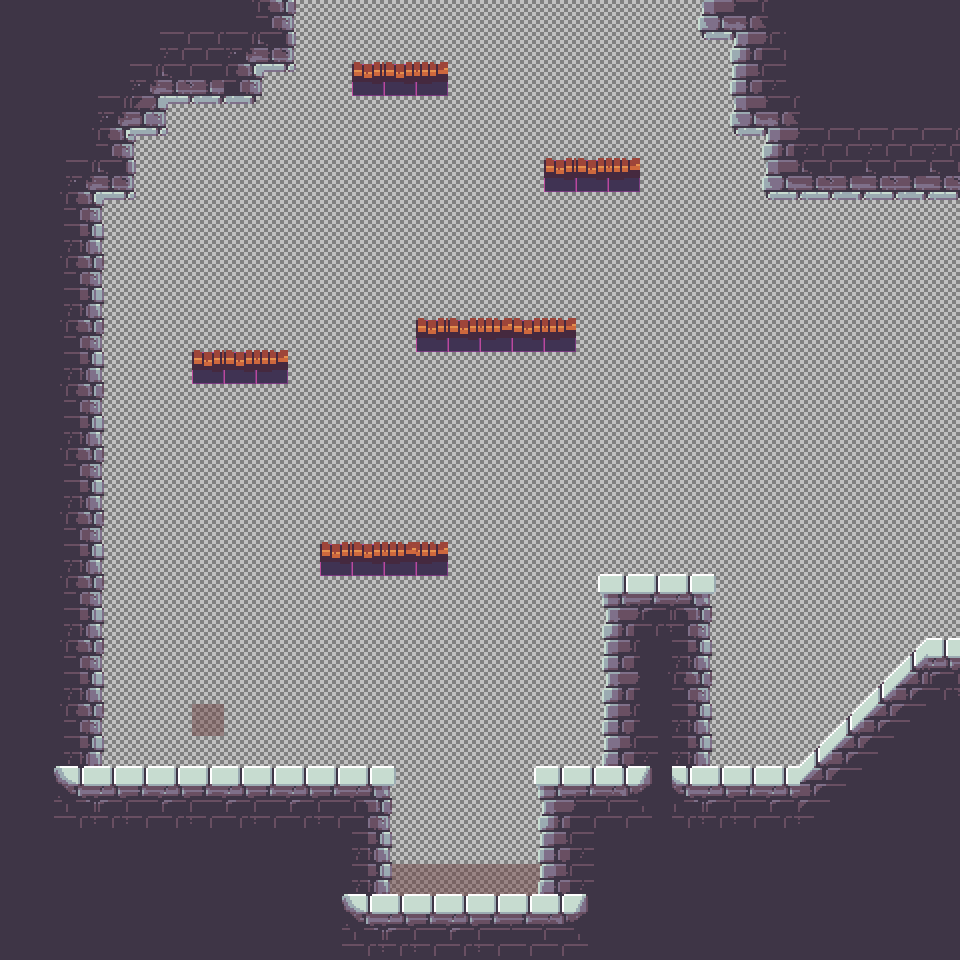

Rendered tile map (Tiled .tmx) drawn with the repository's tilesets; below, a short description and the map source with its tile grids summarised:
An orthogonal 30x30 tile map with 32x32 px tiles, 5 tile layers (Wire, Dangers, Spawn Layer, Ground, ...), 2 tilesets.

<map version="1.5" tiledversion="1.6.0" orientation="orthogonal" renderorder="right-down" width="30" height="30" tilewidth="32" tileheight="32" infinite="0" nextlayerid="6" nextobjectid="1">
 <tileset firstgid="1" source="../../Tile Sets/Grass Wireframe.tsx" />
 <tileset firstgid="17" source="../../Tile Sets/1.3 bricks.tsx" />
 <layer id="1" name="Wire" width="30" height="30">
  <data>[900 cells, 900 non-empty, 3 distinct tile ids]</data>
 </layer>
 <layer id="2" name="Dangers" width="30" height="30">
  <data>[900 cells, 5 non-empty, 1 distinct tile ids]</data>
 </layer>
 <layer id="3" name="Spawn Layer" width="30" height="30">
  <data>[900 cells, 1 non-empty, 1 distinct tile ids]</data>
 </layer>
 <layer id="4" name="Ground" width="30" height="30">
  <data>[900 cells, 360 non-empty, 61 distinct tile ids]</data>
 </layer>
 <layer id="5" name="Detail" width="30" height="30">
  <data>[900 cells, 152 non-empty, 33 distinct tile ids]</data>
 </layer>
</map>